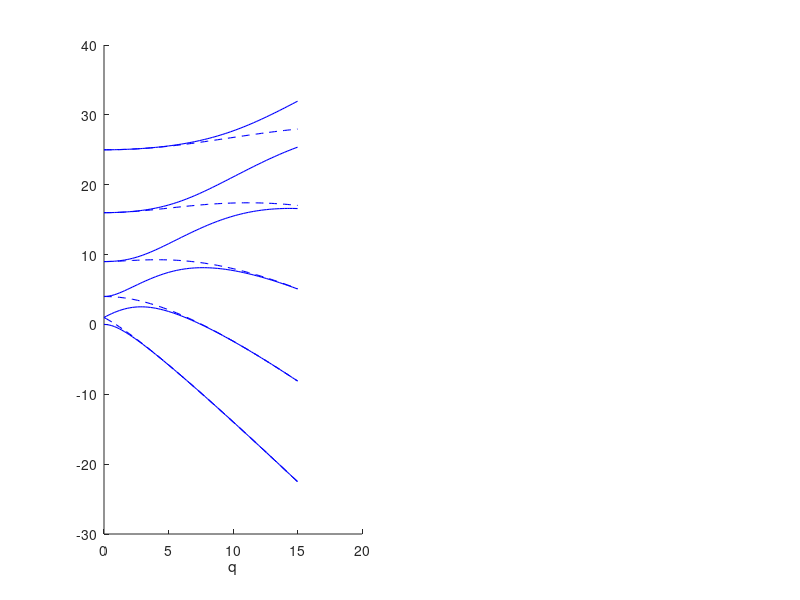

This figure's MATLAB source: (Note: this script raises an error after producing the figure.)
% p21.m - eigenvalues of Mathieu operator -u_xx + 2qcos(2x)u
% (compare p8.m and p. 724 of Abramowitz & Stegun)
N = 42; h = 2*pi/N; x = h*(1:N);
D2 = toeplitz([-pi^2/(3*h^2)-1/6 ...
-.5*(-1).^(1:N-1)./sin(h*(1:N-1)/2).^2]);
qq = 0:.2:15; data = [];
for q = qq;
e = sort(eig(-D2 + 2*q*diag(cos(2*x))))';
data = [data; e(1:11)];
end
clf, subplot(1,2,1)
set(gca,'colororder',[0 0 1],'linestyleorder','-|--'), hold on
plot(qq,data,'linewidth',.8), xlabel q, ylabel \lambda
axis([0 15 -24 32]), set(gca,'ytick',-24:4:32)